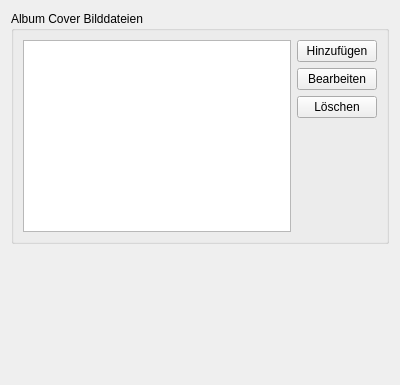
<?xml version="1.0" encoding="UTF-8"?>
<ui version="4.0">
 <class>CoverSettingsWidget</class>
 <widget class="QWidget" name="CoverSettingsWidget">
  <property name="geometry">
   <rect>
    <x>0</x>
    <y>0</y>
    <width>400</width>
    <height>385</height>
   </rect>
  </property>
  <property name="windowTitle">
   <string>Form</string>
  </property>
  <layout class="QVBoxLayout" name="verticalLayout_2">
   <item>
    <widget class="QGroupBox" name="groupBox">
     <property name="title">
      <string>Album Cover Bilddateien</string>
     </property>
     <layout class="QHBoxLayout" name="horizontalLayout_2">
      <item>
       <widget class="QListView" name="filenamePatterns"/>
      </item>
      <item>
       <layout class="QVBoxLayout" name="verticalLayout">
        <item>
         <widget class="QPushButton" name="addCoverFilePattern">
          <property name="text">
           <string>Hinzufügen</string>
          </property>
         </widget>
        </item>
        <item>
         <widget class="QPushButton" name="pushButton">
          <property name="text">
           <string>Bearbeiten</string>
          </property>
         </widget>
        </item>
        <item>
         <widget class="QPushButton" name="pushButton_2">
          <property name="text">
           <string>Löschen</string>
          </property>
         </widget>
        </item>
        <item>
         <spacer name="verticalSpacer">
          <property name="orientation">
           <enum>Qt::Vertical</enum>
          </property>
          <property name="sizeHint" stdset="0">
           <size>
            <width>20</width>
            <height>40</height>
           </size>
          </property>
         </spacer>
        </item>
       </layout>
      </item>
     </layout>
    </widget>
   </item>
   <item>
    <spacer name="verticalSpacer_2">
     <property name="orientation">
      <enum>Qt::Vertical</enum>
     </property>
     <property name="sizeHint" stdset="0">
      <size>
       <width>20</width>
       <height>40</height>
      </size>
     </property>
    </spacer>
   </item>
  </layout>
 </widget>
 <resources/>
 <connections/>
</ui>
